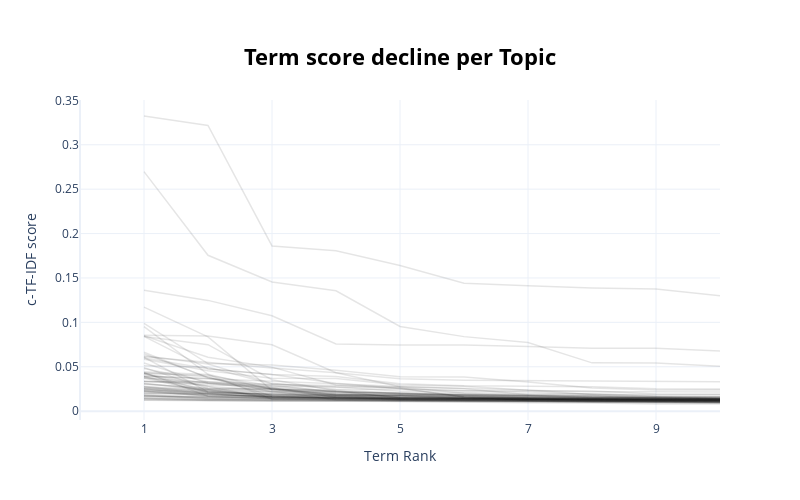

The code cell stored with this chart in its notebook:
### Code cell
topic_model.visualize_term_rank()

### Figure 1 — Plotly figure (JSON) as saved in the notebook; plotly's stock layout.template omitted (floating-point values rounded to 4 significant figures)
{"data": [{"hovertext": "<b>Topic -1</b>:the_and_to_of_in_for_is_that_it_wi", "line": {"color": "black", "width": 1.5}, "mode": "lines+lines", "name": "", "opacity": 0.1, "x": [1, 2, 3, 4, 5, 6, 7, 8, 9, 10], "y": [0.0126, 0.01199, 0.01192, 0.0117, 0.01098, 0.009598, 0.009407, 0.00914, 0.008097, 0.008069], "type": "scatter"}, {"hovertext": "<b>Topic 0</b>:the_to_cows_and_of_is_cattle_in_at_", "line": {"color": "black", "width": 1.5}, "mode": "lines+lines", "name": "", "opacity": 0.1, "x": [1, 2, 3, 4, 5, 6, 7, 8, 9, 10], "y": [0.01234, 0.01153, 0.01128, 0.0111, 0.0111, 0.01094, 0.01088, 0.01028, 0.009629, 0.009392], "type": "scatter"}, {"hovertext": "<b>Topic 1</b>:the_deere_tractor_with_and_to_it_en", "line": {"color": "black", "width": 1.5}, "mode": "lines+lines", "name": "", "opacity": 0.1, "x": [1, 2, 3, 4, 5, 6, 7, 8, 9, 10], "y": [0.0143, 0.01306, 0.01286, 0.01244, 0.0117, 0.011, 0.01068, 0.01014, 0.01003, 0.009617], "type": "scatter"}, {"hovertext": "<b>Topic 2</b>:sauce_you_recipe_add_it_or_minutes_", "line": {"color": "black", "width": 1.5}, "mode": "lines+lines", "name": "", "opacity": 0.1, "x": [1, 2, 3, 4, 5, 6, 7, 8, 9, 10], "y": [0.02238, 0.01717, 0.01641, 0.01487, 0.01324, 0.01316, 0.0129, 0.01286, 0.01276, 0.01223], "type": "scatter"}, {"hovertext": "<b>Topic 3</b>:canada_ontario_food_agriculture_can", "line": {"color": "black", "width": 1.5}, "mode": "lines+lines", "name": "", "opacity": 0.1, "x": [1, 2, 3, 4, 5, 6, 7, 8, 9, 10], "y": [0.02265, 0.0171, 0.01584, 0.01511, 0.01488, 0.01468, 0.01441, 0.01336, 0.01236, 0.0116], "type": "scatter"}, {"hovertext": "<b>Topic 4</b>:crops_the_in_winter_spring_of_to_an", "line": {"color": "black", "width": 1.5}, "mode": "lines+lines", "name": "", "opacity": 0.1, "x": [1, 2, 3, 4, 5, 6, 7, 8, 9, 10], "y": [0.01376, 0.01209, 0.01154, 0.01148, 0.01119, 0.01113, 0.01105, 0.01075, 0.01072, 0.01059], "type": "scatter"}, {"hovertext": "<b>Topic 5</b>:wheat_corn_soybean_futures_soybeans", "line": {"color": "black", "width": 1.5}, "mode": "lines+lines", "name": "", "opacity": 0.1, "x": [1, 2, 3, 4, 5, 6, 7, 8, 9, 10], "y": [0.02473, 0.02171, 0.01823, 0.01695, 0.01357, 0.01355, 0.01322, 0.01318, 0.01284, 0.01243], "type": "scatter"}, {"hovertext": "<b>Topic 6</b>:corn_moisture_planting_weather_crop", "line": {"color": "black", "width": 1.5}, "mode": "lines+lines", "name": "", "opacity": 0.1, "x": [1, 2, 3, 4, 5, 6, 7, 8, 9, 10], "y": [0.01643, 0.01618, 0.01475, 0.01407, 0.01383, 0.01323, 0.01319, 0.01312, 0.01311, 0.01293], "type": "scatter"}, {"hovertext": "<b>Topic 7</b>:usda_program_and_climate_funding_to", "line": {"color": "black", "width": 1.5}, "mode": "lines+lines", "name": "", "opacity": 0.1, "x": [1, 2, 3, 4, 5, 6, 7, 8, 9, 10], "y": [0.02484, 0.01765, 0.01716, 0.01442, 0.0137, 0.01346, 0.013, 0.01299, 0.01288, 0.01267], "type": "scatter"}, {"hovertext": "<b>Topic 8</b>:pig_pigs_the_to_sows_of_npa_on_pork", "line": {"color": "black", "width": 1.5}, "mode": "lines+lines", "name": "", "opacity": 0.1, "x": [1, 2, 3, 4, 5, 6, 7, 8, 9, 10], "y": [0.03866, 0.0278, 0.01361, 0.0132, 0.01203, 0.01153, 0.01093, 0.01043, 0.01023, 0.0102], "type": "scatter"}, {"hovertext": "<b>Topic 9</b>:farm_to_and_the_farming_he_of_in_it", "line": {"color": "black", "width": 1.5}, "mode": "lines+lines", "name": "", "opacity": 0.1, "x": [1, 2, 3, 4, 5, 6, 7, 8, 9, 10], "y": [0.01432, 0.01295, 0.01281, 0.01236, 0.01184, 0.0113, 0.01082, 0.01074, 0.01009, 0.009889], "type": "scatter"}, {"hovertext": "<b>Topic 10</b>:carbon_emissions_climate_methane_t", "line": {"color": "black", "width": 1.5}, "mode": "lines+lines", "name": "", "opacity": 0.1, "x": [1, 2, 3, 4, 5, 6, 7, 8, 9, 10], "y": [0.03074, 0.02477, 0.01625, 0.01579, 0.01283, 0.01273, 0.01217, 0.01177, 0.01071, 0.01041], "type": "scatter"}, {"hovertext": "<b>Topic 11</b>:police_crime_the_safety_to_and_rur", "line": {"color": "black", "width": 1.5}, "mode": "lines+lines", "name": "", "opacity": 0.1, "x": [1, 2, 3, 4, 5, 6, 7, 8, 9, 10], "y": [0.01757, 0.0141, 0.01276, 0.01276, 0.01245, 0.01181, 0.01135, 0.01132, 0.01092, 0.01082], "type": "scatter"}, {"hovertext": "<b>Topic 12</b>:fruit_plants_plant_soil_is_tree_le", "line": {"color": "black", "width": 1.5}, "mode": "lines+lines", "name": "", "opacity": 0.1, "x": [1, 2, 3, 4, 5, 6, 7, 8, 9, 10], "y": [0.01713, 0.01517, 0.0145, 0.01341, 0.01315, 0.01313, 0.01236, 0.01224, 0.01216, 0.01206], "type": "scatter"}, {"hovertext": "<b>Topic 13</b>:swine_pigs_asf_disease_of_the_feve", "line": {"color": "black", "width": 1.5}, "mode": "lines+lines", "name": "", "opacity": 0.1, "x": [1, 2, 3, 4, 5, 6, 7, 8, 9, 10], "y": [0.03912, 0.02099, 0.01964, 0.01881, 0.01407, 0.0138, 0.01366, 0.01362, 0.01354, 0.01309], "type": "scatter"}, {"hovertext": "<b>Topic 14</b>:birds_avian_poultry_influenza_flu_", "line": {"color": "black", "width": 1.5}, "mode": "lines+lines", "name": "", "opacity": 0.1, "x": [1, 2, 3, 4, 5, 6, 7, 8, 9, 10], "y": [0.05845, 0.04546, 0.0371, 0.03692, 0.02947, 0.02794, 0.02358, 0.02197, 0.02175, 0.02146], "type": "scatter"}, {"hovertext": "<b>Topic 15</b>:urban_agriculture_agricultural_of_", "line": {"color": "black", "width": 1.5}, "mode": "lines+lines", "name": "", "opacity": 0.1, "x": [1, 2, 3, 4, 5, 6, 7, 8, 9, 10], "y": [0.0234, 0.01994, 0.01539, 0.01503, 0.01478, 0.01398, 0.01382, 0.0119, 0.01133, 0.01031], "type": "scatter"}, {"hovertext": "<b>Topic 16</b>:food_workers_uk_government_british", "line": {"color": "black", "width": 1.5}, "mode": "lines+lines", "name": "", "opacity": 0.1, "x": [1, 2, 3, 4, 5, 6, 7, 8, 9, 10], "y": [0.0199, 0.01852, 0.01683, 0.01576, 0.01498, 0.01493, 0.0142, 0.01196, 0.01102, 0.01074], "type": "scatter"}, {"hovertext": "<b>Topic 17</b>:poultry_birds_eggs_egg_you_chicken", "line": {"color": "black", "width": 1.5}, "mode": "lines+lines", "name": "", "opacity": 0.1, "x": [1, 2, 3, 4, 5, 6, 7, 8, 9, 10], "y": [0.03143, 0.02345, 0.01602, 0.01568, 0.01547, 0.01537, 0.01308, 0.01296, 0.01289, 0.01263], "type": "scatter"}, {"hovertext": "<b>Topic 18</b>:payments_scheme_bps_farmers_welsh_", "line": {"color": "black", "width": 1.5}, "mode": "lines+lines", "name": "", "opacity": 0.1, "x": [1, 2, 3, 4, 5, 6, 7, 8, 9, 10], "y": [0.02323, 0.022, 0.02092, 0.01861, 0.01779, 0.01559, 0.01518, 0.0151, 0.01426, 0.01375], "type": "scatter"}, {"hovertext": "<b>Topic 19</b>:data_agriculture_precision_technol", "line": {"color": "black", "width": 1.5}, "mode": "lines+lines", "name": "", "opacity": 0.1, "x": [1, 2, 3, 4, 5, 6, 7, 8, 9, 10], "y": [0.01653, 0.01534, 0.01433, 0.01405, 0.01401, 0.0125, 0.01236, 0.01197, 0.0109, 0.0101], "type": "scatter"}, {"hovertext": "<b>Topic 20</b>:soil_water_nitrogen_of_the_fertili", "line": {"color": "black", "width": 1.5}, "mode": "lines+lines", "name": "", "opacity": 0.1, "x": [1, 2, 3, 4, 5, 6, 7, 8, 9, 10], "y": [0.02542, 0.02332, 0.02256, 0.01279, 0.0126, 0.01211, 0.01147, 0.01137, 0.01133, 0.01082], "type": "scatter"}, {"hovertext": "<b>Topic 21</b>:ukraine_ukrainian_russian_russia_w", "line": {"color": "black", "width": 1.5}, "mode": "lines+lines", "name": "", "opacity": 0.1, "x": [1, 2, 3, 4, 5, 6, 7, 8, 9, 10], "y": [0.04905, 0.02548, 0.02437, 0.02221, 0.01519, 0.01417, 0.01336, 0.01313, 0.01247, 0.01243], "type": "scatter"}, {"hovertext": "<b>Topic 22</b>:milk_dairy_the_price_to_costs_prod", "line": {"color": "black", "width": 1.5}, "mode": "lines+lines", "name": "", "opacity": 0.1, "x": [1, 2, 3, 4, 5, 6, 7, 8, 9, 10], "y": [0.04432, 0.0412, 0.01357, 0.01293, 0.01241, 0.01207, 0.01157, 0.01156, 0.01132, 0.01126], "type": "scatter"}, {"hovertext": "<b>Topic 23</b>:food_the_of_to_and_in_that_covid_f", "line": {"color": "black", "width": 1.5}, "mode": "lines+lines", "name": "", "opacity": 0.1, "x": [1, 2, 3, 4, 5, 6, 7, 8, 9, 10], "y": [0.01511, 0.01349, 0.01234, 0.01191, 0.0119, 0.01179, 0.01137, 0.01012, 0.009228, 0.008851], "type": "scatter"}, {"hovertext": "<b>Topic 24</b>:agree_cookies_website_privacy_news", "line": {"color": "black", "width": 1.5}, "mode": "lines+lines", "name": "", "opacity": 0.1, "x": [1, 2, 3, 4, 5, 6, 7, 8, 9, 10], "y": [0.1362, 0.1248, 0.1075, 0.07564, 0.07464, 0.07445, 0.07277, 0.07099, 0.0709, 0.06772], "type": "scatter"}, {"hovertext": "<b>Topic 25</b>:rss_websites_url_webpage_networks_", "line": {"color": "black", "width": 1.5}, "mode": "lines+lines", "name": "", "opacity": 0.1, "x": [1, 2, 3, 4, 5, 6, 7, 8, 9, 10], "y": [0.3324, 0.3217, 0.1861, 0.1806, 0.1641, 0.144, 0.1412, 0.1388, 0.1375, 0.1301], "type": "scatter"}, {"hovertext": "<b>Topic 26</b>:event_conference_the_ag_and_agricu", "line": {"color": "black", "width": 1.5}, "mode": "lines+lines", "name": "", "opacity": 0.1, "x": [1, 2, 3, 4, 5, 6, 7, 8, 9, 10], "y": [0.01792, 0.01647, 0.01394, 0.01386, 0.0135, 0.01257, 0.01194, 0.01194, 0.01162, 0.01145], "type": "scatter"}, {"hovertext": "<b>Topic 27</b>:farmers_laws_government_the_minist", "line": {"color": "black", "width": 1.5}, "mode": "lines+lines", "name": "", "opacity": 0.1, "x": [1, 2, 3, 4, 5, 6, 7, 8, 9, 10], "y": [0.03377, 0.03143, 0.02495, 0.01933, 0.01818, 0.01763, 0.01559, 0.01445, 0.01428, 0.0141], "type": "scatter"}, {"hovertext": "<b>Topic 28</b>:gene_plant_plants_editing_genetic_", "line": {"color": "black", "width": 1.5}, "mode": "lines+lines", "name": "", "opacity": 0.1, "x": [1, 2, 3, 4, 5, 6, 7, 8, 9, 10], "y": [0.02728, 0.01896, 0.01661, 0.01438, 0.01423, 0.01399, 0.01396, 0.01347, 0.01326, 0.01304], "type": "scatter"}, {"hovertext": "<b>Topic 29</b>:candle_your_you_amazon_gift_candle", "line": {"color": "black", "width": 1.5}, "mode": "lines+lines", "name": "", "opacity": 0.1, "x": [1, 2, 3, 4, 5, 6, 7, 8, 9, 10], "y": [0.02524, 0.01998, 0.01973, 0.01708, 0.01666, 0.01624, 0.01185, 0.0116, 0.01152, 0.01116], "type": "scatter"}, {"hovertext": "<b>Topic 30</b>:my_was_it_me_the_had_flindt_his_th", "line": {"color": "black", "width": 1.5}, "mode": "lines+lines", "name": "", "opacity": 0.1, "x": [1, 2, 3, 4, 5, 6, 7, 8, 9, 10], "y": [0.02798, 0.0205, 0.01693, 0.01621, 0.01316, 0.0124, 0.01224, 0.01211, 0.01155, 0.01138], "type": "scatter"}, {"hovertext": "<b>Topic 31</b>:woodland_sfi_scheme_defra_trees_la", "line": {"color": "black", "width": 1.5}, "mode": "lines+lines", "name": "", "opacity": 0.1, "x": [1, 2, 3, 4, 5, 6, 7, 8, 9, 10], "y": [0.02626, 0.02353, 0.01808, 0.01783, 0.01782, 0.01683, 0.01488, 0.01451, 0.0143, 0.01384], "type": "scatter"}, {"hovertext": "<b>Topic 32</b>:tb_cattle_bovine_test_disease_the_", "line": {"color": "black", "width": 1.5}, "mode": "lines+lines", "name": "", "opacity": 0.1, "x": [1, 2, 3, 4, 5, 6, 7, 8, 9, 10], "y": [0.04276, 0.02187, 0.01902, 0.0184, 0.01781, 0.01456, 0.01438, 0.01383, 0.01298, 0.01284], "type": "scatter"}, {"hovertext": "<b>Topic 33</b>:litre_milk_price_dairy_muller_incr", "line": {"color": "black", "width": 1.5}, "mode": "lines+lines", "name": "", "opacity": 0.1, "x": [1, 2, 3, 4, 5, 6, 7, 8, 9, 10], "y": [0.08497, 0.06078, 0.04959, 0.02952, 0.02552, 0.02285, 0.02155, 0.01914, 0.01645, 0.01615], "type": "scatter"}, {"hovertext": "<b>Topic 34</b>:dog_sheep_dogs_livestock_police_wo", "line": {"color": "black", "width": 1.5}, "mode": "lines+lines", "name": "", "opacity": 0.1, "x": [1, 2, 3, 4, 5, 6, 7, 8, 9, 10], "y": [0.03731, 0.03223, 0.02608, 0.01771, 0.01723, 0.01421, 0.01316, 0.01307, 0.01253, 0.01243], "type": "scatter"}, {"hovertext": "<b>Topic 35</b>:uk_trade_deal_eu_government_export", "line": {"color": "black", "width": 1.5}, "mode": "lines+lines", "name": "", "opacity": 0.1, "x": [1, 2, 3, 4, 5, 6, 7, 8, 9, 10], "y": [0.03954, 0.0367, 0.02533, 0.01845, 0.01718, 0.01571, 0.01535, 0.01507, 0.01495, 0.01471], "type": "scatter"}, {"hovertext": "<b>Topic 36</b>:levy_ahdb_wool_payers_micron_merin", "line": {"color": "black", "width": 1.5}, "mode": "lines+lines", "name": "", "opacity": 0.1, "x": [1, 2, 3, 4, 5, 6, 7, 8, 9, 10], "y": [0.05101, 0.04947, 0.03061, 0.02726, 0.02602, 0.01605, 0.01539, 0.01384, 0.01296, 0.01211], "type": "scatter"}, {"hovertext": "<b>Topic 37</b>:meat_based_plant_that_of_the_prote", "line": {"color": "black", "width": 1.5}, "mode": "lines+lines", "name": "", "opacity": 0.1, "x": [1, 2, 3, 4, 5, 6, 7, 8, 9, 10], "y": [0.04364, 0.01676, 0.0144, 0.01339, 0.0121, 0.01203, 0.01138, 0.01134, 0.01115, 0.01109], "type": "scatter"}, {"hovertext": "<b>Topic 38</b>:deforestation_forest_forests_amazo", "line": {"color": "black", "width": 1.5}, "mode": "lines+lines", "name": "", "opacity": 0.1, "x": [1, 2, 3, 4, 5, 6, 7, 8, 9, 10], "y": [0.0378, 0.02478, 0.02466, 0.01593, 0.0158, 0.01407, 0.01371, 0.01281, 0.01241, 0.01217], "type": "scatter"}, {"hovertext": "<b>Topic 39</b>:ethanol_fuel_e15_biofuels_renewabl", "line": {"color": "black", "width": 1.5}, "mode": "lines+lines", "name": "", "opacity": 0.1, "x": [1, 2, 3, 4, 5, 6, 7, 8, 9, 10], "y": [0.03924, 0.03647, 0.03443, 0.03087, 0.02785, 0.0253, 0.01854, 0.01755, 0.01445, 0.01418], "type": "scatter"}, {"hovertext": "<b>Topic 40</b>:ammonia_manure_ea_water_the_to_ure", "line": {"color": "black", "width": 1.5}, "mode": "lines+lines", "name": "", "opacity": 0.1, "x": [1, 2, 3, 4, 5, 6, 7, 8, 9, 10], "y": [0.02216, 0.01992, 0.01603, 0.01429, 0.01417, 0.01355, 0.01317, 0.01268, 0.01236, 0.01183], "type": "scatter"}, {"hovertext": "<b>Topic 41</b>:organic_land_farming_agricultural_", "line": {"color": "black", "width": 1.5}, "mode": "lines+lines", "name": "", "opacity": 0.1, "x": [1, 2, 3, 4, 5, 6, 7, 8, 9, 10], "y": [0.04184, 0.02816, 0.02264, 0.02029, 0.01578, 0.01532, 0.01493, 0.01483, 0.01371, 0.01346], "type": "scatter"}, {"hovertext": "<b>Topic 42</b>:regenerative_he_soil_farm_and_the_", "line": {"color": "black", "width": 1.5}, "mode": "lines+lines", "name": "", "opacity": 0.1, "x": [1, 2, 3, 4, 5, 6, 7, 8, 9, 10], "y": [0.01858, 0.01481, 0.01471, 0.01437, 0.01272, 0.01272, 0.01235, 0.0109, 0.01072, 0.01036], "type": "scatter"}, {"hovertext": "<b>Topic 43</b>:biden_you_agriculture_secretary_in", "line": {"color": "black", "width": 1.5}, "mode": "lines+lines", "name": "", "opacity": 0.1, "x": [1, 2, 3, 4, 5, 6, 7, 8, 9, 10], "y": [0.02109, 0.0188, 0.01538, 0.01508, 0.01477, 0.01419, 0.01368, 0.01354, 0.01274, 0.01251], "type": "scatter"}, {"hovertext": "<b>Topic 44</b>:canola_tonnes_million_stocks_year_", "line": {"color": "black", "width": 1.5}, "mode": "lines+lines", "name": "", "opacity": 0.1, "x": [1, 2, 3, 4, 5, 6, 7, 8, 9, 10], "y": [0.0664, 0.03745, 0.02663, 0.02165, 0.02056, 0.01732, 0.01689, 0.0163, 0.01599, 0.01395], "type": "scatter"}, {"hovertext": "<b>Topic 45</b>:ocean_fish_marine_the_of_in_and_sa", "line": {"color": "black", "width": 1.5}, "mode": "lines+lines", "name": "", "opacity": 0.1, "x": [1, 2, 3, 4, 5, 6, 7, 8, 9, 10], "y": [0.02007, 0.01973, 0.01564, 0.01485, 0.0145, 0.01334, 0.01239, 0.0122, 0.01213, 0.01169], "type": "scatter"}, {"hovertext": "<b>Topic 46</b>:based_impossible_plant_burger_chic", "line": {"color": "black", "width": 1.5}, "mode": "lines+lines", "name": "", "opacity": 0.1, "x": [1, 2, 3, 4, 5, 6, 7, 8, 9, 10], "y": [0.03362, 0.0295, 0.02797, 0.02229, 0.02002, 0.01841, 0.0182, 0.01805, 0.01619, 0.01559], "type": "scatter"}, {"hovertext": "<b>Topic 47</b>:tax_aia_be_relief_business_the_vat", "line": {"color": "black", "width": 1.5}, "mode": "lines+lines", "name": "", "opacity": 0.1, "x": [1, 2, 3, 4, 5, 6, 7, 8, 9, 10], "y": [0.06073, 0.0218, 0.01806, 0.01749, 0.01446, 0.01414, 0.01343, 0.01337, 0.01334, 0.0133], "type": "scatter"}, {"hovertext": "<b>Topic 48</b>:de_netflix_que_el_la_bunny_tudum_l", "line": {"color": "black", "width": 1.5}, "mode": "lines+lines", "name": "", "opacity": 0.1, "x": [1, 2, 3, 4, 5, 6, 7, 8, 9, 10], "y": [0.03044, 0.02621, 0.02513, 0.02271, 0.01959, 0.0161, 0.01576, 0.01449, 0.01394, 0.01387], "type": "scatter"}, {"hovertext": "<b>Topic 49</b>:mental_health_rabi_farming_support", "line": {"color": "black", "width": 1.5}, "mode": "lines+lines", "name": "", "opacity": 0.1, "x": [1, 2, 3, 4, 5, 6, 7, 8, 9, 10], "y": [0.06447, 0.03804, 0.02167, 0.01825, 0.01818, 0.01751, 0.01432, 0.01414, 0.01404, 0.01368], "type": "scatter"}, {"hovertext": "<b>Topic 50</b>:market_protein_analysis_cagr_forec", "line": {"color": "black", "width": 1.5}, "mode": "lines+lines", "name": "", "opacity": 0.1, "x": [1, 2, 3, 4, 5, 6, 7, 8, 9, 10], "y": [0.06235, 0.05314, 0.03131, 0.02458, 0.02449, 0.02293, 0.02283, 0.02264, 0.0193, 0.01908], "type": "scatter"}, {"hovertext": "<b>Topic 51</b>:insurance_crop_rma_coverage_produc", "line": {"color": "black", "width": 1.5}, "mode": "lines+lines", "name": "", "opacity": 0.1, "x": [1, 2, 3, 4, 5, 6, 7, 8, 9, 10], "y": [0.08421, 0.04761, 0.0413, 0.0315, 0.02553, 0.01596, 0.01555, 0.01532, 0.01501, 0.01442], "type": "scatter"}, {"hovertext": "<b>Topic 52</b>:closed_feeder_lower_higher_pounds_", "line": {"color": "black", "width": 1.5}, "mode": "lines+lines", "name": "", "opacity": 0.1, "x": [1, 2, 3, 4, 5, 6, 7, 8, 9, 10], "y": [0.06142, 0.05494, 0.04856, 0.04338, 0.03656, 0.03482, 0.03439, 0.03429, 0.03336, 0.033], "type": "scatter"}, {"hovertext": "<b>Topic 53</b>:scottish_scotland_will_government_", "line": {"color": "black", "width": 1.5}, "mode": "lines+lines", "name": "", "opacity": 0.1, "x": [1, 2, 3, 4, 5, 6, 7, 8, 9, 10], "y": [0.0434, 0.0388, 0.017, 0.01632, 0.01498, 0.01476, 0.01452, 0.01435, 0.01383, 0.01341], "type": "scatter"}, {"hovertext": "<b>Topic 54</b>:rail_grain_cp_canadian_canada_stop", "line": {"color": "black", "width": 1.5}, "mode": "lines+lines", "name": "", "opacity": 0.1, "x": [1, 2, 3, 4, 5, 6, 7, 8, 9, 10], "y": [0.05428, 0.03143, 0.02945, 0.02128, 0.02058, 0.01885, 0.01635, 0.01583, 0.01429, 0.01401], "type": "scatter"}, {"hovertext": "<b>Topic 55</b>:tractor_his_charity_run_event_rais", "line": {"color": "black", "width": 1.5}, "mode": "lines+lines", "name": "", "opacity": 0.1, "x": [1, 2, 3, 4, 5, 6, 7, 8, 9, 10], "y": [0.02742, 0.02502, 0.02191, 0.0219, 0.01904, 0.01866, 0.01779, 0.01745, 0.01668, 0.0153], "type": "scatter"}, {"hovertext": "<b>Topic 56</b>:farm_bedroom_buildings_land_acres_", "line": {"color": "black", "width": 1.5}, "mode": "lines+lines", "name": "", "opacity": 0.1, "x": [1, 2, 3, 4, 5, 6, 7, 8, 9, 10], "y": [0.03319, 0.03312, 0.0303, 0.02881, 0.02725, 0.0201, 0.01774, 0.01527, 0.01507, 0.01414], "type": "scatter"}, {"hovertext": "<b>Topic 57</b>:land_acre_values_market_buyers_dem", "line": {"color": "black", "width": 1.5}, "mode": "lines+lines", "name": "", "opacity": 0.1, "x": [1, 2, 3, 4, 5, 6, 7, 8, 9, 10], "y": [0.04213, 0.03108, 0.02501, 0.02025, 0.01967, 0.0182, 0.0177, 0.0166, 0.01548, 0.01534], "type": "scatter"}, {"hovertext": "<b>Topic 58</b>:de_que_la_en_el_los_un_las_por_se", "line": {"color": "black", "width": 1.5}, "mode": "lines+lines", "name": "", "opacity": 0.1, "x": [1, 2, 3, 4, 5, 6, 7, 8, 9, 10], "y": [0.2698, 0.1755, 0.1455, 0.1356, 0.09536, 0.08394, 0.07729, 0.05441, 0.05419, 0.05049], "type": "scatter"}, {"hovertext": "<b>Topic 59</b>:market_feed_report_animal_global_a", "line": {"color": "black", "width": 1.5}, "mode": "lines+lines", "name": "", "opacity": 0.1, "x": [1, 2, 3, 4, 5, 6, 7, 8, 9, 10], "y": [0.09886, 0.05359, 0.05202, 0.04594, 0.0387, 0.0384, 0.03276, 0.02598, 0.02388, 0.02386], "type": "scatter"}, {"hovertext": "<b>Topic 60</b>:snail_snails_achatina_you_also_rea", "line": {"color": "black", "width": 1.5}, "mode": "lines+lines", "name": "", "opacity": 0.1, "x": [1, 2, 3, 4, 5, 6, 7, 8, 9, 10], "y": [0.1172, 0.08372, 0.02351, 0.01885, 0.0182, 0.01776, 0.01733, 0.01543, 0.01521, 0.01389], "type": "scatter"}, {"hovertext": "<b>Topic 61</b>:pei_potato_potatoes_wart_cfia_cana", "line": {"color": "black", "width": 1.5}, "mode": "lines+lines", "name": "", "opacity": 0.1, "x": [1, 2, 3, 4, 5, 6, 7, 8, 9, 10], "y": [0.08546, 0.08461, 0.07483, 0.04329, 0.02751, 0.02555, 0.02375, 0.01878, 0.01873, 0.01866], "type": "scatter"}, {"hovertext": "<b>Topic 62</b>:fish_pond_catfish_water_feed_ponds", "line": {"color": "black", "width": 1.5}, "mode": "lines+lines", "name": "", "opacity": 0.1, "x": [1, 2, 3, 4, 5, 6, 7, 8, 9, 10], "y": [0.09511, 0.04156, 0.02442, 0.02389, 0.02053, 0.01926, 0.01704, 0.01561, 0.01545, 0.01536], "type": "scatter"}, {"hovertext": "<b>Topic 63</b>:sugar_beet_growers_british_yellows", "line": {"color": "black", "width": 1.5}, "mode": "lines+lines", "name": "", "opacity": 0.1, "x": [1, 2, 3, 4, 5, 6, 7, 8, 9, 10], "y": [0.08397, 0.07484, 0.03548, 0.02291, 0.01524, 0.01484, 0.01425, 0.01371, 0.01291, 0.01287], "type": "scatter"}, {"hovertext": "<b>Topic 64</b>:cf_dioxide_gas_carbon_prices_ferti", "line": {"color": "black", "width": 1.5}, "mode": "lines+lines", "name": "", "opacity": 0.1, "x": [1, 2, 3, 4, 5, 6, 7, 8, 9, 10], "y": [0.04281, 0.04024, 0.02827, 0.02733, 0.02256, 0.02081, 0.01974, 0.01954, 0.01741, 0.01676], "type": "scatter"}, {"hovertext": "<b>Topic 65</b>:meal_calories_you_recipes_ww_salad", "line": {"color": "black", "width": 1.5}, "mode": "lines+lines", "name": "", "opacity": 0.1, "x": [1, 2, 3, 4, 5, 6, 7, 8, 9, 10], "y": [0.05991, 0.04775, 0.04118, 0.0389, 0.031, 0.02869, 0.02803, 0.02756, 0.02517, 0.0251], "type": "scatter"}, {"hovertext": "<b>Topic 66</b>:ransomware_hackers_attack_cyber_bl", "line": {"color": "black", "width": 1.5}, "mode": "lines+lines", "name": "", "opacity": 0.1, "x": [1, 2, 3, 4, 5, 6, 7, 8, 9, 10], "y": [0.03692, 0.02167, 0.01879, 0.01778, 0.01604, 0.01603, 0.01412, 0.01378, 0.01371, 0.01307], "type": "scatter"}, {"hovertext": "<b>Topic 67</b>:fertilizer_prices_nitrogen_farmers", "line": {"color": "black", "width": 1.5}, "mode": "lines+lines", "name": "", "opacity": 0.1, "x": [1, 2, 3, 4, 5, 6, 7, 8, 9, 10], "y": [0.04808, 0.03304, 0.02642, 0.01548, 0.01378, 0.01325, 0.0127, 0.01253, 0.01223, 0.01192], "type": "scatter"}], "layout": {"xaxis": {"range": [0, 10], "tick0": 1, "dtick": 2, "title": {"text": "Term Rank"}}, "title": {"font": {"size": 22, "color": "Black"}, "text": "<b>Term score decline per Topic</b>", "y": 0.9, "x": 0.5, "xanchor": "center", "yanchor": "top"}, "hoverlabel": {"font": {"size": 16, "family": "Rockwell"}, "bgcolor": "white"}, "showlegend": false, "width": 800, "height": 500, "yaxis": {"title": {"text": "c-TF-IDF score"}}}}
